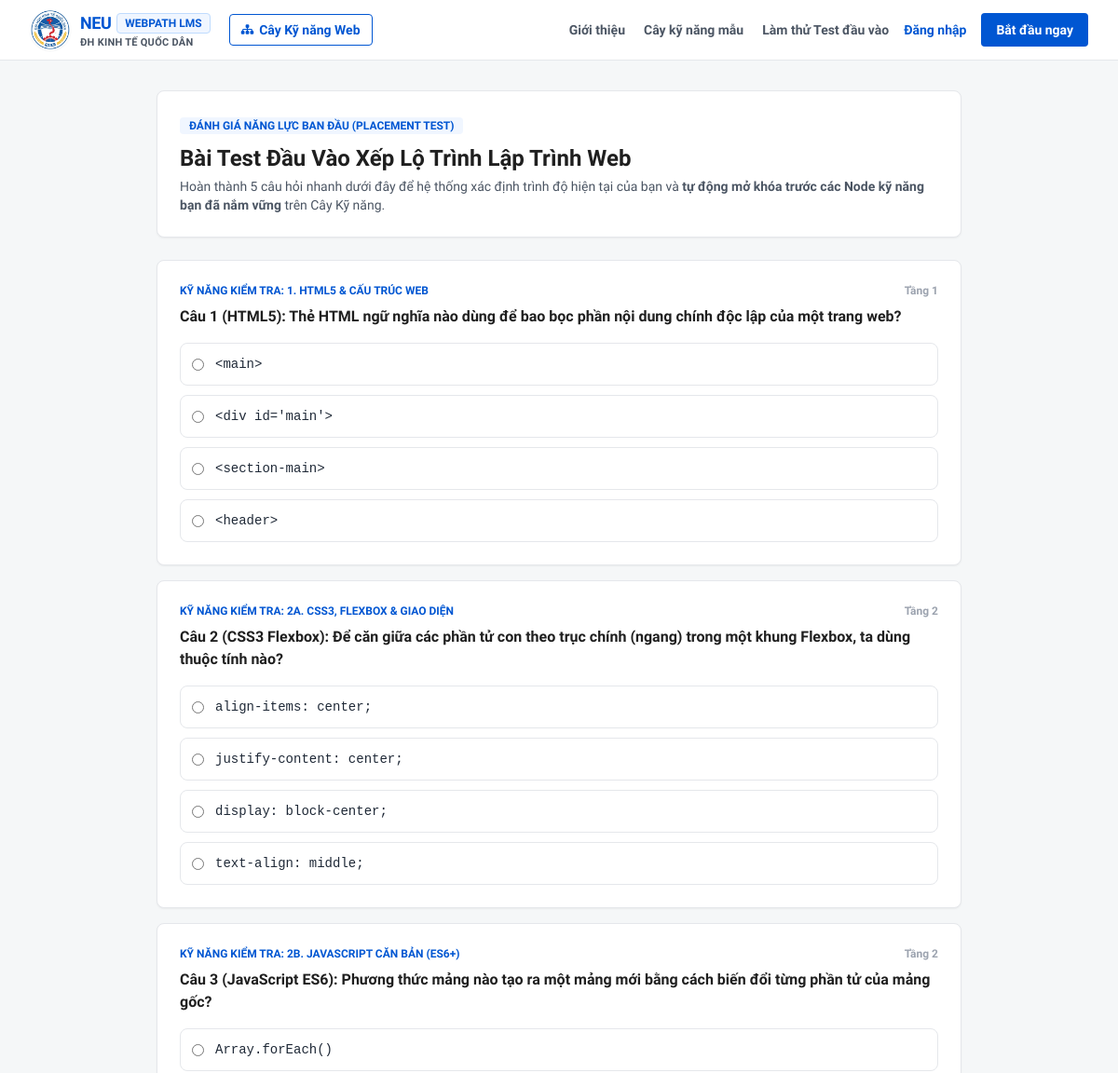
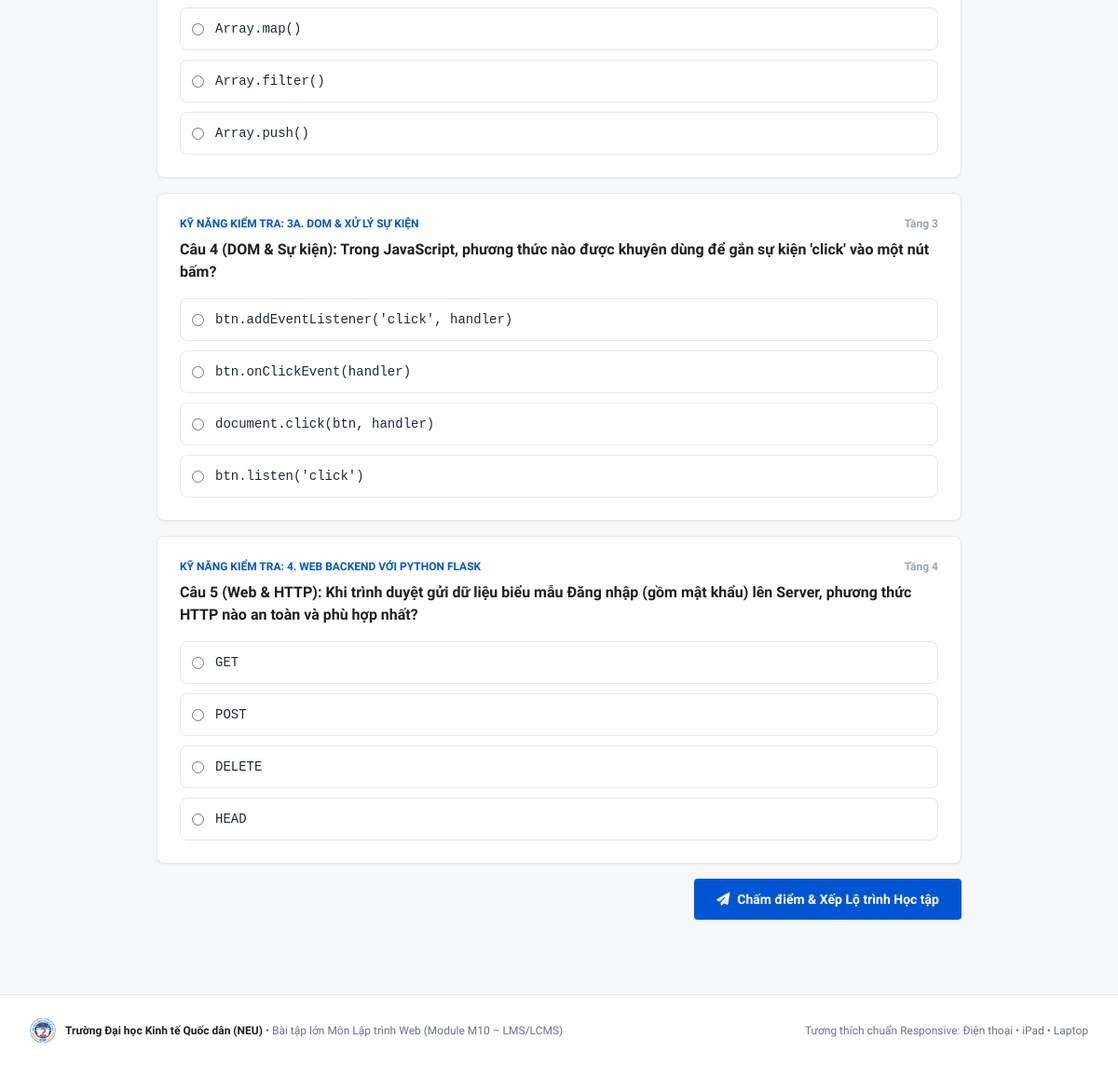
The app's page /placement-test with its own data (2 pictures, top to bottom).
### app/models/schema.py (models this page shows)
class PlacementQuestion(db.Model):
    __tablename__ = "placement_questions"
    id = db.Column(db.Integer, primary_key=True)
    skill_id = db.Column(db.Integer, db.ForeignKey("skills.id", ondelete="SET NULL"))
    question_text = db.Column(db.Text, nullable=False)
    options_json = db.Column(db.JSON, nullable=False)  # ["A...", "B...", "C...", "D..."]
    correct_index = db.Column(db.Integer, default=0, nullable=False)
    explanation = db.Column(db.Text)
    difficulty_tier = db.Column(db.Integer, default=1, nullable=False)
    skill = db.relationship("Skill")

class Skill(db.Model):
    __tablename__ = "skills"
    id = db.Column(db.Integer, primary_key=True)
    slug = db.Column(db.String(100), unique=True, nullable=False, index=True)
    name = db.Column(db.String(150), nullable=False)
    description = db.Column(db.Text)
    icon = db.Column(db.String(100), default="code")
    tier = db.Column(db.Integer, default=1, nullable=False)
    required_xp = db.Column(db.Integer, default=0, nullable=False)
    required_exercises_count = db.Column(db.Integer, default=1, nullable=False)
    courses = db.relationship("Course", backref="skill", lazy="dynamic")
    exercises = db.relationship("Exercise", backref="skill", lazy="dynamic")

### app/blueprints/main.py (the view, shortened to what this page needs)
@main_bp.route("/placement-test", methods=["GET", "POST"])
def placement_test():
    questions = PlacementQuestion.query.order_by(PlacementQuestion.difficulty_tier.asc()).all()
    result_summary = None
    return render_template(
        "placement_test.html",
        questions=questions,
        result_summary=result_summary,
    )

### app/templates/placement_test.html (shortened to what this page needs)
{% extends "base.html" %}
{% block content %}
<div class="max-w-4xl mx-auto px-4 py-8 space-y-6">
    <div class="bg-white border border-gray-200 rounded-lg p-6 shadow-sm">
        <span class="px-2.5 py-0.5 rounded bg-[#F0F6FF] text-[#0056D2] text-xs font-bold uppercase">
            Đánh giá Năng lực Ban đầu (Placement Test)
        </span>
        <h1 class="text-2xl font-extrabold text-[#1F1F1F] mt-2">
            Bài Test Đầu Vào Xếp Lộ Trình Lập Trình Web
        </h1>
        <p class="text-sm text-gray-600 mt-1">
            Hoàn thành 5 câu hỏi nhanh dưới đây để hệ thống xác định trình độ hiện tại của bạn và <strong>tự động mở khóa trước các Node kỹ năng bạn đã nắm vững</strong> trên Cây Kỹ năng.
        </p>
    </div>
    <form method="POST" action="{{ url_for('main.placement_test') }}" class="space-y-4">
        {% for q in questions %}
        <div class="bg-white border border-gray-200 rounded-lg p-6 shadow-sm">
            <div class="flex items-center justify-between mb-2">
                <span class="text-xs font-bold uppercase text-[#0056D2]">
                    Kỹ năng kiểm tra: {{ q.skill.name if q.skill else 'Lập trình Web' }}
                </span>
                <span class="text-xs text-gray-400 font-semibold">Tầng {{ q.difficulty_tier }}</span>
            </div>
            <h3 class="text-base font-bold text-[#1F1F1F] mb-4">{{ q.question_text }}</h3>
            <div class="space-y-2.5">
                {% for opt in q.options_json %}
                <label class="flex items-center space-x-3 p-3 rounded-lg border border-gray-200 hover:border-[#0056D2] hover:bg-[#F0F6FF]/40 cursor-pointer transition text-sm">
                    <input type="radio" name="q_{{ q.id }}" value="{{ loop.index0 }}" required class="text-[#0056D2] focus:ring-[#0056D2]">
                    <span class="font-mono text-gray-800">{{ opt }}</span>
                </label>
                {% endfor %}
            </div>
        </div>
        {% endfor %}
        <div class="flex justify-end">
            <button type="submit" class="px-6 py-3 rounded bg-[#0056D2] hover:bg-[#00419E] text-white font-bold text-sm transition shadow-sm">
                <i class="fa-solid fa-paper-plane mr-2"></i>Chấm điểm & Xếp Lộ trình Học tập
            </button>
        </div>
    </form>
</div>
{% endblock %}

### app/static/css/responsive.css (style rules this page uses)
:root { --touch-target-min: 44px; }
html, body { max-width: 100vw; overflow-x: hidden; -webkit-tap-highlight-color: transparent; }

### app/templates/base.html (style rules this page uses)
body { background-color: #F5F7F8; color: #1F1F1F; font-family: 'Source Sans 3', -apple-system, BlinkMacSystemFont, 'Segoe UI', Roboto, sans-serif; }

### records on screen
PlacementQuestion: skill "1. HTML5 & CẤU TRÚC WEB", difficulty_tier "1", question_text "Câu 1 (HTML5): Thẻ HTML ngữ nghĩa nào dùng để bao bọc phần nội dung chính độc lập của một trang web?", options_json "<main>" "<div id='main'>" "<section-main>" "<header>"
PlacementQuestion: skill "2A. CSS3, FLEXBOX & GIAO DIỆN", difficulty_tier "2", question_text "Câu 2 (CSS3 Flexbox): Để căn giữa các phần tử con theo trục chính (ngang) trong một khung Flexbox, ta dùng thuộc tính nào?", options_json "align-items: center;" "justify-content: center;" "display: block-center;" "text-align: middle;"
PlacementQuestion: skill "2B. JAVASCRIPT CĂN BẢN (ES6+)", difficulty_tier "2", question_text "Câu 3 (JavaScript ES6): Phương thức mảng nào tạo ra một mảng mới bằng cách biến đổi từng phần tử của mảng gốc?", options_json "Array.forEach()" "Array.map()" "Array.filter()" "Array.push()"
PlacementQuestion: skill "3A. DOM & XỬ LÝ SỰ KIỆN", difficulty_tier "3", question_text "Câu 4 (DOM & Sự kiện): Trong JavaScript, phương thức nào được khuyên dùng để gắn sự kiện 'click' vào một nút bấm?", options_json "btn.addEventListener('click', handler)" "btn.onClickEvent(handler)" "document.click(btn, handler)" "btn.listen('click')"
PlacementQuestion: skill "4. WEB BACKEND VỚI PYTHON FLASK", difficulty_tier "4", question_text "Câu 5 (Web & HTTP): Khi trình duyệt gửi dữ liệu biểu mẫu Đăng nhập (gồm mật khẩu) lên Server, phương thức HTTP nào an toàn và phù hợp nhất?", options_json "GET" "POST" "DELETE" "HEAD"
